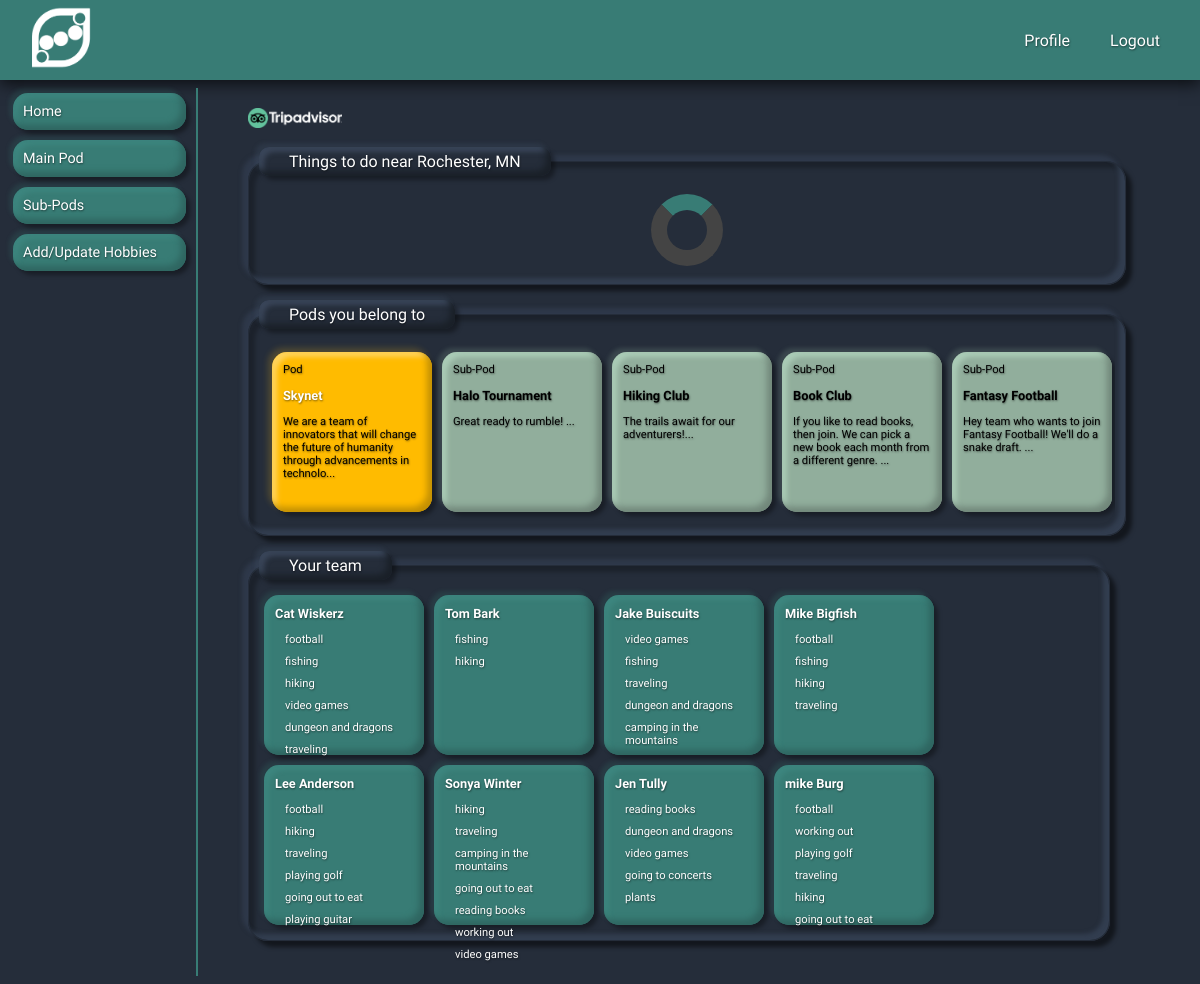
The page / (signed in) on the database its author committed.
### models.py (models this page shows, shortened)
class User(db.Model):
    __tablename__ = 'users'
    id = db.Column(db.Integer, primary_key=True, autoincrement=True)
    username = db.Column(db.String(20), unique=True, nullable=False)
    password = db.Column(db.Text, nullable=False)
    first_name = db.Column(db.String(50), nullable=False)
    last_name = db.Column(db.String(50), nullable=False)
    email = db.Column(db.Text, nullable=False, unique=True)
    city = db.Column(db.Text, nullable=False)
    state = db.Column(db.Text, nullable=False)
    lat_lng = db.Column(db.Text)
    pods = db.relationship('Pod', secondary="pod_users", backref='user')
    sub_pods = db.relationship('SubPod', secondary="sub_pod_users", backref='user')
    hobbies = db.relationship('Hobby', secondary='user_hobbies', backref='user')
    pod_messages = db.relationship('PodMessage', backref='pod_user')
    sub_pod_messages = db.relationship('SubPodMessage', backref='sub_pod_user')

class Pod(db.Model):
    __tablename__ = 'pods'
    id = db.Column(db.Integer, primary_key=True, autoincrement=True)
    name = db.Column(db.String(30), unique=True, nullable=False)
    description = db.Column(db.Text)

class SubPod(db.Model):
    __tablename__ = 'sub_pods'
    id = db.Column(db.Integer, primary_key=True, autoincrement=True)
    pod_id = db.Column(db.Integer, db.ForeignKey('pods.id'))
    name = db.Column(db.String(30), unique=True, nullable=False)
    description = db.Column(db.Text)

class Hobby(db.Model):
    __tablename__ = 'hobbies'
    id = db.Column(db.Integer, primary_key=True, autoincrement=True)
    name = db.Column(db.String(30), nullable=True, unique=True)

### app.py (the view)
@app.route('/')
def home():
    if g.user:
        user, pod, pod_member = is_pod_member()
        if pod_member:
            sub_pods = user.sub_pods
            team = PodUser.query.filter(PodUser.pod_id==pod.id).all()
            team_members = [User.query.get(member.user_id) for member in team if member.user_id != user.id]
            return render_template('/users/user_dashboard.html',
                                   pod=pod, sub_pods=sub_pods,
                                   user=user, pod_member=pod_member,
                                   team=team_members)
        else:
            return render_template('/users/user_menu.html')
    else:
        return render_template('index.html')

### app.py (called while the page is built)
def is_pod_member():
    if g.user:
        user = User.query.get(int(session[CURRENT_USER]))
        empty_tupple = (None,None,None)
        if user:
            main_pod = user.pods
            if main_pod:
                main_pod = user.pods[0]
                pod_member = PodUser.query.filter(PodUser.pod_id==main_pod.id, PodUser.user_id==user.id).first()
                if pod_member:
                    return user, main_pod, pod_member
                else:
                    return empty_tupple
            else:
                return empty_tupple

@app.before_request
def add_user_to_g():
    if CURRENT_USER in session:
        g.user = User.query.get(session[CURRENT_USER])
    else:
        g.user = None

### templates/users/user_dashboard.html (shortened to what this page needs)
{% extends '/users/user_menu.html' %}
{% block dashboard %}
<div>
    <img src="/static/imgs/tripadvisor_logo.png" id="tripadvisor_logo">
    <fieldset class='indented_container'>
        <legend class="indented_container_label white_font">Things to do near {{ user.city.capitalize() }}, {{
            user.state.upper() }}</legend>
        <div class="horizontal_scroll_container" id="things_to_do">
            <div class="loader"></div>
        </div>
    </fieldset>
</div>
<fieldset class='indented_container'>
    <legend class="indented_container_label white_font">Pods you belong to</legend>
    <div class="horizontal_scroll_container">
        <a href="/pods/{{pod.id}}">
            <div class="pod_thumbnail">
                <p class="pod_thumbnail_text">
                    Pod
                </p>
                <p class="pod_thumbnail_text_title white_font">
                    {{ pod.name }}
                </p>
                <p class="pod_thumbnail_text">
                    {{ pod.description[0:100] }}...
                </p>
            </div>
        </a>
        {% if sub_pods %}
        {% for sub_pod in sub_pods %}
        <a href="/sub_pods/{{sub_pod.id}}">
            <div class="sub_pod_thumbnail">
                <p class="pod_thumbnail_text">
                    Sub-Pod
                </p>
                <p class="pod_thumbnail_text_title black_font">
                    {{ sub_pod.name }}
                </p>
                <p class="pod_thumbnail_text">
                    {{ sub_pod.description[0:100] }}...
                </p>
            </div>
        </a>
        {% endfor %}
        {% endif %}
    </div>
</fieldset>
<fieldset class='indented_container'>
    <legend class="indented_container_label white_font">Your team</legend>
    <div class="team_members">
        <div class='team_member_thumbnail'>
            <a href='/users/profile/{{user.id}}'>
                <p class="pod_thumbnail_text_title white_font">
                    {{ user.first_name }} {{ user.last_name }}
                </p>
                <ul class="undecorated_list" id='current_user_hobbies'>
                    {% for hobby in user.hobbies %}
                    <li class="pod_thumbnail_text white_font">
                        {{ hobby.name }}
                    </li>
                    {% endfor %}
                </ul>
        </div>
        {% for member in team %}
        <div class='team_member_thumbnail'>
            <a href='/users/profile/{{member.id}}'>
                <p class="pod_thumbnail_text_title white_font">
                    {{ member.first_name }} {{ member.last_name }}
                </p>
                <ul class="undecorated_list">
                    {% for hobby in member.hobbies %}
                    <li class="pod_thumbnail_text white_font">
                        {{ hobby.name }}
                    </li>
                    {% endfor %}
                </ul>
            </a>
        </div>
        {% endfor %}
    </div>
    {% endblock %}

### static/app.css (style rules this page uses)
body { margin: 0px; padding: 0px; font-family: 'Varela Round', sans-serif; background-color: #252D3A; text-shadow: 0.5px 0.5px 2px rgba(0, 0, 0, 0.5); }
a { text-decoration: none; }
* { scrollbar-width: thin; scrollbar-color: #387C75 white; }
.horizontal_scroll_container { width: 70vw; height: auto; padding: 8px; display: flex; flex-wrap: nowrap; overflow-x: auto; -webkit-overflow-scrolling: touch; }
.indented_container { width: 70vw; margin: 15px 0px; padding: 10px; background: #252D3A; border: 1px solid #252D3A; box-shadow: -6px -6px 4px rgba(56, 68, 89, 0.5), 6px 6px 4px rgba(2, 2, 2, 0.5), inset -6px -6px 4px rgba(56, 68, 89, 0.7), inset 6px 6px 4px rgba(2, 2, 2, 0.26); border-radius: 20px; }
.indented_container_label { width: auto; padding: 5px 30px; background-color: #252D3A; border-radius: 10px; box-shadow: -4px -4px 4px rgba(77, 93, 120, 0.2), 4px 4px 4px rgba(0, 0, 0, 0.35), inset -5px -5px 6px #1A2028, inset 5px 5px 5px rgba(77, 93, 120, 0.5); }
.loader { display: inline-block; margin-left: auto; margin-right: auto; border: 16px solid #444; border-top: 16px solid #387C75; border-radius: 50%; width: 40px; height: 40px; animation: spin 2s linear infinite; }
#tripadvisor_logo { height: 20px; margin-right: 10px; }
.pod_thumbnail { flex: 0 0 auto; white-space: normal; width: 150px; height: 150px; padding: 5px; margin: 5px; background-color: #FFBB00; color: #000000; border-radius: 15px; box-shadow: -4px -4px 6px rgba(255, 192, 19, 0.2), 4px 4px 4px rgba(0, 0, 0, 0.35), inset -5px -5px 6px #C39003, inset 5px 5px 5px rgba(255, 235, 180, 0.5); }
.sub_pod_thumbnail { flex: 0 0 auto; white-space: normal; width: 150px; height: 150px; padding: 5px; margin: 5px; background-color: #91AE9C; color: #000000; border-radius: 15px; box-shadow: -4px -4px 4px rgba(145, 174, 156, 0.2), 4px 4px 4px rgba(0, 0, 0, 0.35), inset -5px -5px 6px #71877A, inset 5px 5px 5px rgba(195, 233, 210, 0.5); }
.team_members { display: flex; flex-wrap: wrap; }
.team_member_thumbnail { flex: 0 0 auto; white-space: normal; width: 150px; height: 150px; padding: 5px; margin: 5px; background-color: #387C75; border-radius: 15px; box-shadow: -4px -4px 4px rgba(56, 124, 117, 0.2), 4px 4px 4px rgba(0, 0, 0, 0.35), inset -5px -5px 6px #2F6661, inset 5px 5px 5px rgba(74, 163, 154, 0.25); }
.pod_thumbnail_text_title { display: inline-block; font-size: 0.8rem; font-weight: bold; padding: 3px; margin: 3px; }
.pod_thumbnail_text { font-size: 0.7rem; padding: 3px; margin: 3px; }
.undecorated_list { margin-top: 0px; margin-bottom: 0px; padding: 0px 10px; text-align: left; list-style-type: none; }
.white_font { color: white; }
.black_font { color: black; }

### rows shown on the page
User: city "Rochester", state "MN", first_name "Cat", last_name "Wiskerz"
Pod: name "Skynet", description "We are a team of innovators that will change the future of humanity through advancements in technolo"
SubPod: name "Halo Tournament", description "Great ready to rumble!"
SubPod: name "Hiking Club", description "The trails await for our adventurers!"
SubPod: name "Book Club", description "If you like to read books, then join. We can pick a new book each month from a different genre."
SubPod: name "Fantasy Football", description "Hey team who wants to join Fantasy Football! We'll do a snake draft."
Hobby: name "football"
Hobby: name "fishing"
Hobby: name "hiking"
Hobby: name "video games"
Hobby: name "dungeon and dragons"
Hobby: name "traveling"
User: first_name "Tom", last_name "Bark"
User: first_name "Jake", last_name "Buiscuits"
Hobby: name "camping in the mountains"
User: first_name "Mike", last_name "Bigfish"
User: first_name "Lee", last_name "Anderson"
Hobby: name "playing golf"
Hobby: name "going out to eat"
Hobby: name "playing guitar"
User: first_name "Sonya", last_name "Winter"
Hobby: name "reading books"
Hobby: name "working out"
User: first_name "Jen", last_name "Tully"
Hobby: name "going to concerts"
Hobby: name "plants"
User: first_name "mike", last_name "Burg"
